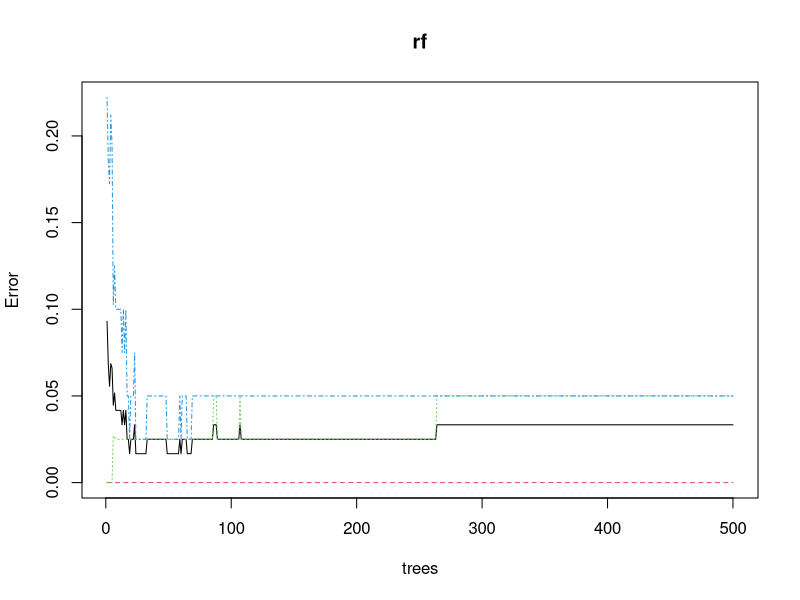
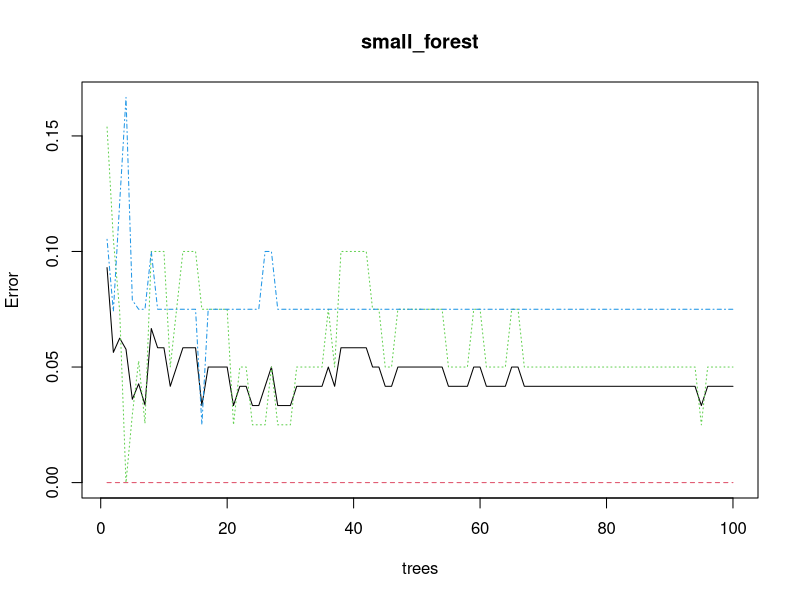

These figures' R source, in order:
# Random Forest
library(caret)
library(randomForest)

set.seed(2021)
train_index <- createDataPartition(iris$Species, p= 0.8, list= F)
iris_train <- iris[train_index, ]
iris_test <- iris[-train_index, ]

# 모델링/학습
rf <- randomForest(Species~., iris_train)
rf

# 예측
pred <- predict(rf, iris_test, type='class')

# 평가
confusionMatrix(pred, iris_test$Species)

# 시각화
plot(rf)

# 하이퍼 파라메터(hyper parameter)
small_forest <- randomForest(Species~., iris_train,
                             ntree= 100, nodesize= 4)
s_pred <- predict(small_forest, iris_test, type= 'class')
confusionMatrix(s_pred, iris_test$Species)
plot(small_forest)
